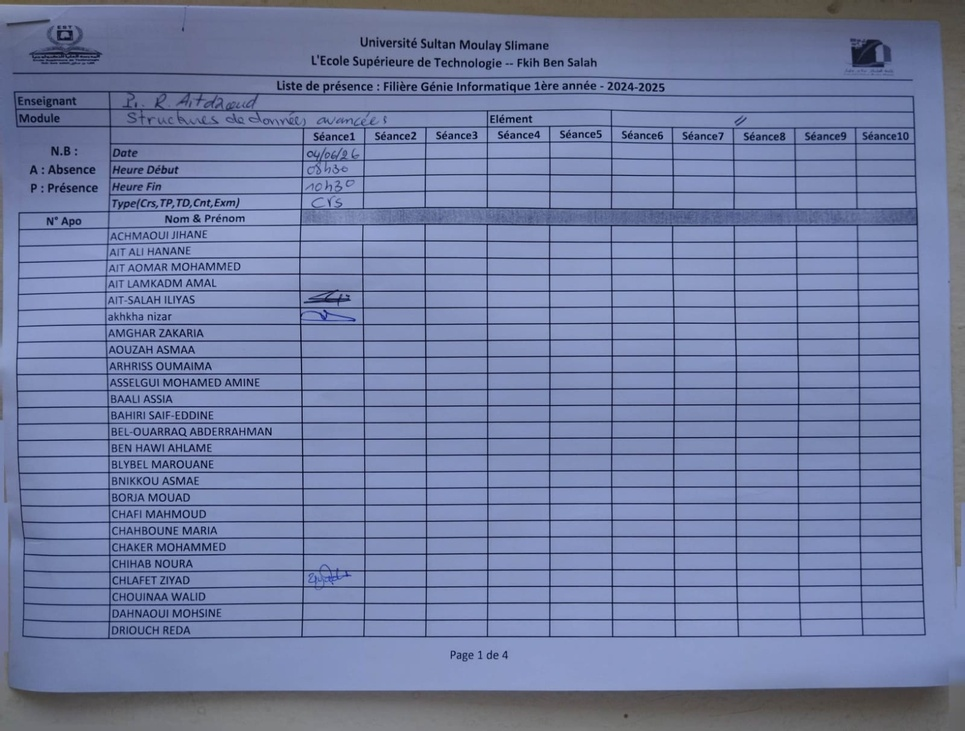
#> input picture debug_original.jpg, 965 x 731 px, shrunk from 1600 x 1213 before the run
$ python -i cell_slicer.py   (imports and definitions only)
#> lines starting #> are read from the running program, lines starting #| are printed output that depends on the picture; after the words box and inside, x2 and y2 are one past the last pixel; in counts of white or black regions, pixels touching at a corner belong together
#> further down, picture is the input picture: shape (731, 965, 3); mean B, G, R 164.6, 126.9, 115.8
"""src/cell_slicer.py"""

import os
import cv2
import numpy as np
import glob
import argparse
import re

# [5 lines left out: function natural_sorted, not called in this run]

def get_vertical_lines(img):
    gray = cv2.cvtColor(img, cv2.COLOR_BGR2GRAY)
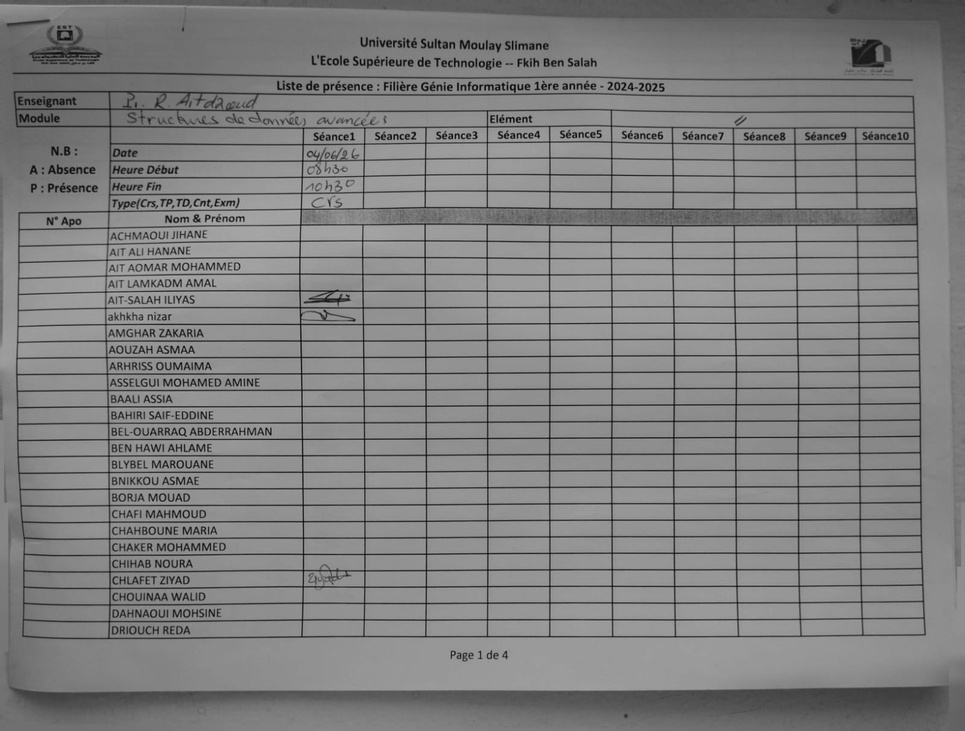
#> gray: shape (731, 965); min 3, max 182, mean 127.9
    _, binary = cv2.threshold(gray, 0, 255, cv2.THRESH_BINARY_INV + cv2.THRESH_OTSU)
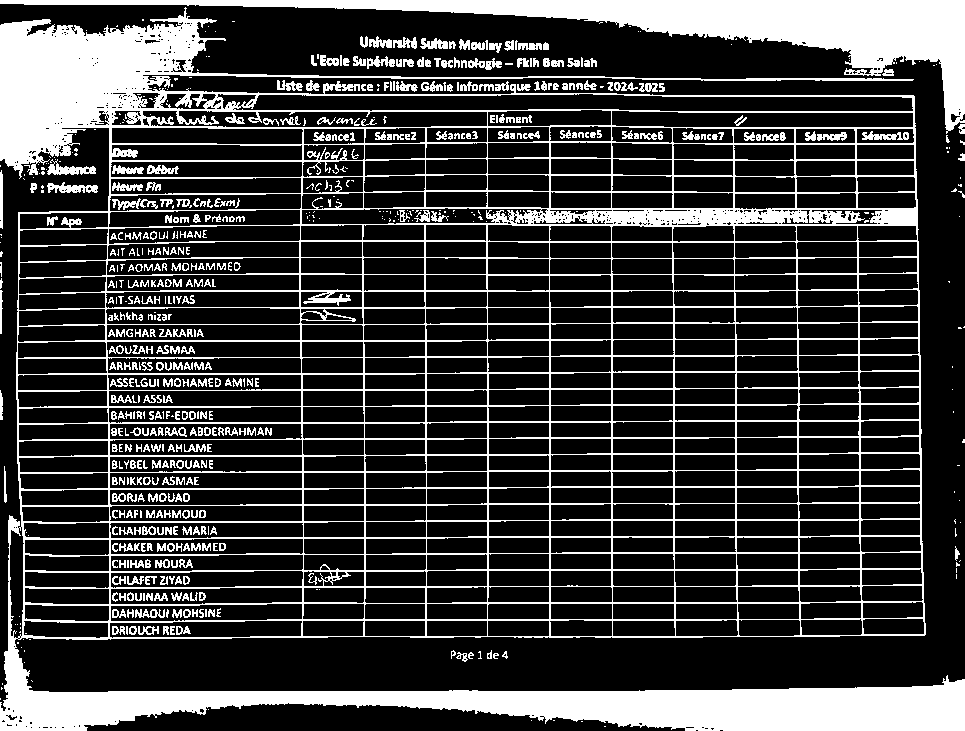
#> binary: shape (731, 965); 23.5% white; 662 white regions (253 under 20 px), largest, box (x1, y1, x2, y2) and area: (0, 7, 965, 731) 120865, (0, 0, 965, 134) 23644, (47, 159, 96, 175) 362

    v_kernel = cv2.getStructuringElement(cv2.MORPH_RECT, (1, max(1, img.shape[0] - 10)))
#> v_kernel = 721 values from 1 to 1
    v_morphed = cv2.morphologyEx(binary, cv2.MORPH_OPEN, v_kernel)
#> v_morphed: shape (731, 965); every value is 0
    v_proj = np.sum(v_morphed, axis=0)
#> v_proj = 965 values from 0 to 0

    v_lines = []
    in_line = False
    start_x = 0
    threshold = 255 * (img.shape[0] - 15)
#> threshold = 182580

    for x, val in enumerate(v_proj):
        if val > threshold:
            if not in_line:
                start_x = x
                in_line = True
        else:
            if in_line:
                v_lines.append(int((start_x + x - 1) / 2))
                in_line = False
#> after the loop, in_line = False; start_x = 0; v_lines = []
    if in_line:
        v_lines.append(int((start_x + len(v_proj) - 1) / 2))

    return v_lines

# [49 lines left out: function process_document, not called in this run]

# [5 lines not run here, left out]

>>> import cv2
>>> picture = cv2.imread('../debug_original.jpg')
>>> result = get_vertical_lines(picture)
#> result = []
